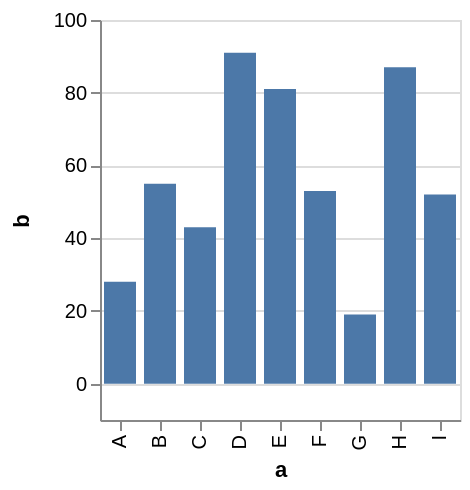

Specify this chart in Vega-Lite:
### Vega specification from a JSON file in a GitHub repository (floating-point values rounded to 4 significant figures)
{"$schema": "https://vega.github.io/schema/vega/v4.json", "description": "A bar chart with highlighting on hover and selecting on click. (Inspired by Tableau's interaction style.)", "autosize": "pad", "padding": 5, "height": 200, "style": "cell", "data": [{"name": "highlight_store"}, {"name": "select_store"}, {"name": "source_0", "values": [{"a": "A", "b": 28}, {"a": "B", "b": 55}, {"a": "C", "b": 43}, {"a": "D", "b": 91}, {"a": "E", "b": 81}, {"a": "F", "b": 53}, {"a": "G", "b": 19}, {"a": "H", "b": 87}, {"a": "I", "b": 52}]}, {"name": "data_0", "source": "source_0", "transform": [{"type": "identifier", "as": "_vgsid_"}]}], "signals": [{"name": "x_step", "value": 20}, {"name": "width", "update": "bandspace(domain('x').length, 0.2, 0.1) * x_step"}, {"name": "unit", "value": {}, "on": [{"events": "mousemove", "update": "isTuple(group()) ? group() : unit"}]}, {"name": "highlight", "update": "vlSelectionResolve(\"highlight_store\")"}, {"name": "select", "update": "vlSelectionResolve(\"select_store\")"}, {"name": "highlight_tuple", "value": {}, "on": [{"events": [{"source": "scope", "type": "mouseover"}], "update": "datum && item().mark.marktype !== 'group' ? {unit: \"\", fields: highlight_tuple_fields, values: [(item().isVoronoi ? datum.datum : datum)[\"_vgsid_\"]]} : null", "force": true}]}, {"name": "highlight_tuple_fields", "update": "[{\"field\":\"_vgsid_\",\"type\":\"E\"}]"}, {"name": "highlight_modify", "on": [{"events": {"signal": "highlight_tuple"}, "update": "modify(\"highlight_store\", highlight_tuple, true)"}]}, {"name": "select_tuple", "value": {}, "on": [{"events": [{"source": "scope", "type": "click"}], "update": "datum && item().mark.marktype !== 'group' ? {unit: \"\", fields: select_tuple_fields, values: [(item().isVoronoi ? datum.datum : datum)[\"_vgsid_\"]]} : null", "force": true}]}, {"name": "select_tuple_fields", "update": "[{\"field\":\"_vgsid_\",\"type\":\"E\"}]"}, {"name": "select_toggle", "value": false, "on": [{"events": [{"source": "scope", "type": "click"}], "update": "event.shiftKey"}]}, {"name": "select_modify", "on": [{"events": {"signal": "select_tuple"}, "update": "modify(\"select_store\", select_toggle ? null : select_tuple, select_toggle ? null : true, select_toggle ? select_tuple : null)"}]}], "marks": [{"name": "marks", "type": "rect", "style": ["bar"], "from": {"data": "data_0"}, "encode": {"update": {"fill": [{"test": "datum[\"b\"] === null || isNaN(datum[\"b\"])", "value": null}, {"value": "#4C78A8"}], "stroke": [{"test": "datum[\"b\"] === null || isNaN(datum[\"b\"])", "value": null}, {"value": "black"}], "cursor": {"value": "pointer"}, "fillOpacity": [{"test": "!(length(data(\"select_store\"))) || (vlSelectionTest(\"select_store\", datum))", "value": 1}, {"value": 0.3}], "strokeWidth": [{"test": "(!(length(data(\"select_store\"))) || (vlSelectionTest(\"select_store\", datum))) && (length(data(\"select_store\")))", "value": 2}, {"test": "(vlSelectionTest(\"highlight_store\", datum))", "value": 1}, {"value": 0}], "tooltip": {"signal": "{\"a\": ''+datum[\"a\"], \"b\": format(datum[\"b\"], \"\")}"}, "x": {"scale": "x", "field": "a"}, "width": {"scale": "x", "band": true}, "y": {"scale": "y", "field": "b"}, "y2": {"scale": "y", "value": 0}}}}], "scales": [{"name": "x", "type": "band", "domain": {"data": "data_0", "field": "a", "sort": true}, "range": {"step": {"signal": "x_step"}}, "paddingInner": 0.2, "paddingOuter": 0.1}, {"name": "y", "type": "linear", "domain": {"data": "data_0", "field": "b"}, "range": [{"signal": "height"}, 0], "nice": true, "zero": true, "padding": 5}], "axes": [{"scale": "x", "orient": "bottom", "grid": false, "title": "a", "labelAlign": "right", "labelAngle": 270, "labelBaseline": "middle", "labelOverlap": true, "zindex": 1}, {"scale": "y", "orient": "left", "grid": false, "title": "b", "labelOverlap": true, "tickCount": {"signal": "ceil(height/40)"}, "zindex": 1}, {"scale": "y", "orient": "left", "gridScale": "x", "grid": true, "tickCount": {"signal": "ceil(height/40)"}, "domain": false, "labels": false, "maxExtent": 0, "minExtent": 0, "ticks": false, "zindex": 0}], "config": {"axisY": {"minExtent": 30}}}
